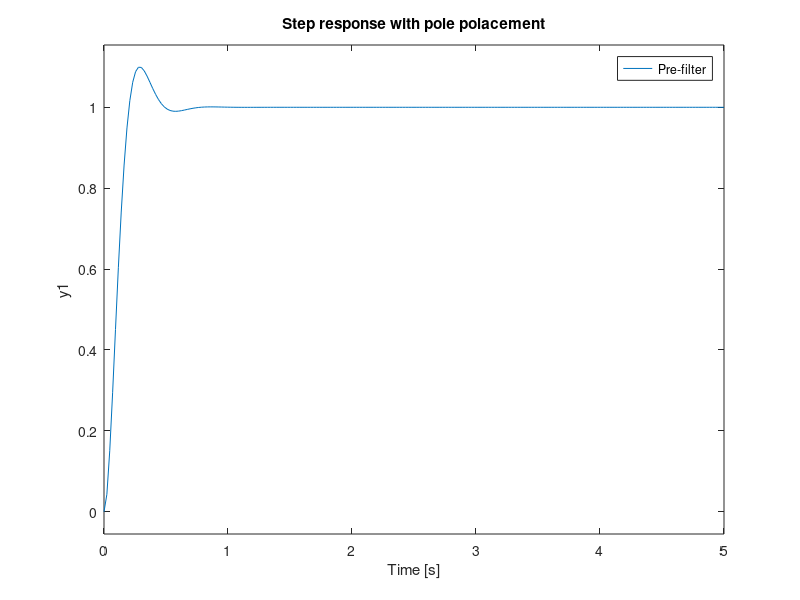
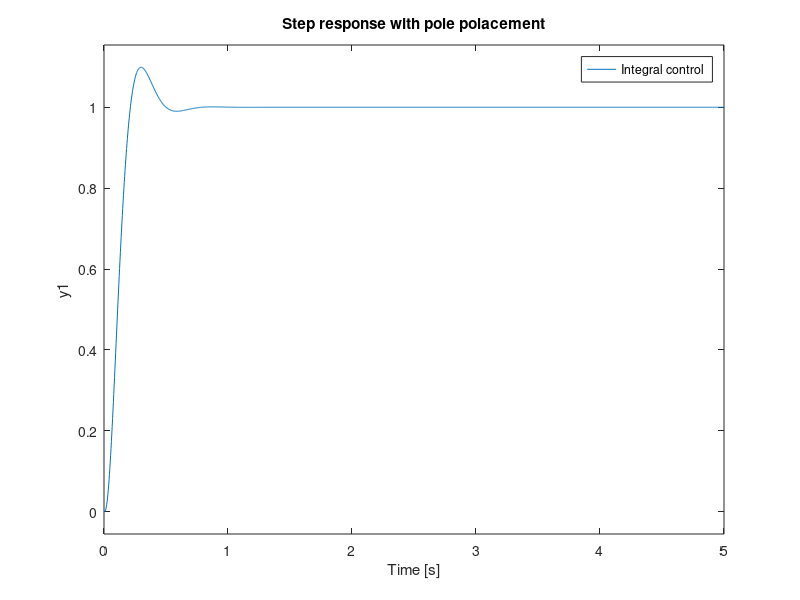
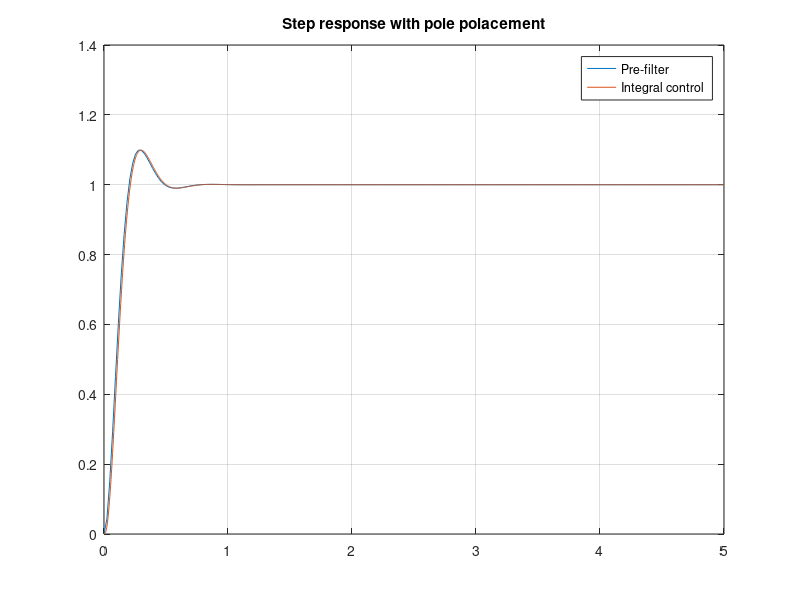

MATLAB code to generate these figures, in order:
%close all; clc
% example 4.  L3  pole placement reference tracking controol
% compare Pre-filter and Integral control 
% pole placement
A=[0 1; -3 -5]; B=[0; 1]; C=[1 0];D=0;

% 2nd system requiremtns
os=0.1; % required OS%
Ts=0.5; % settling time
zeta=-log(os)/(sqrt(pi^2+(log(os))^2))
omega=4/(zeta*Ts)
s= tf('s');
cha=s^2+2*zeta*omega*s+omega^2
P=roots([1 2*zeta*omega omega^2]) 
% solve for K using pole placement 

K=place(A,B, P)

% Closed-loop state-space model
Acl = A-B*K;
TF_CL = ss(Acl,B,C,D);


% Design pre-filter using DC gain
% solve for DC gain
 Kdc=dcgain(TF_CL);
 N=1/Kdc;

% Design pre-filter using equation
V = (C*(B*K-A)^(-1)*B)^(-1);
% Ckeck step response
figure(1);step(V*TF_CL,5);title('Step response with pole polacement');grid;
legend('Pre-filter');
[y1,t1]  = step(V*TF_CL,5);

%add integral control 
A1=[0 1; -3 -5]; B1=[0;1];C1=[1 0];
% Add an integral control
Ai = [ A1 [0 0]'; -C1 0];
Bi = [B1; 0];
Ci=[C1 0];
% Desired poles of the closed-loop 
% characteristic equation of poles
p_add=-100;
Pi = [P; p_add];
% solve for Ki=[K -K_e] using pole placement 
Ki=place(Ai,Bi, Pi)


% Closed-loop state-space model
A2 = [ A-B*[Ki(1) Ki(2)] -B*Ki(3); -C 0];
B2 = [0;0;1];
C2=[C 0];D2=0;
TF_CL2 = ss(A2,B2,C2,D2);

% Ckeck  step response
figure(2);step(TF_CL2,5);title('Step response with pole polacement');grid;legend('Integral control');
[y2,t2]  = step(TF_CL2,5);

figure(3); plot(t1(:,1),y1(:,1),t2(:,1),y2(:,1));
title('Step response with pole polacement');grid;legend('Pre-filter','Integral control');


% % Plot results after Simulink simulation
% figure(4);plot(out.time, out.signals(1).values, out.time, out.signals(2).values, out.time, out.signals(3).values )
% legend('Integral Pole Placement', 'Pre-filter Pole placement', 'reference value')
% 

% calculate K and ke
% syms s k1 k2 ke
% K=[k1 k2]
% Ae=[A-B*K B*ke; -C 0]
% det(s*eye(3)-Ae)
% cha=(s*s+16*s+183.1)*(s+100)
